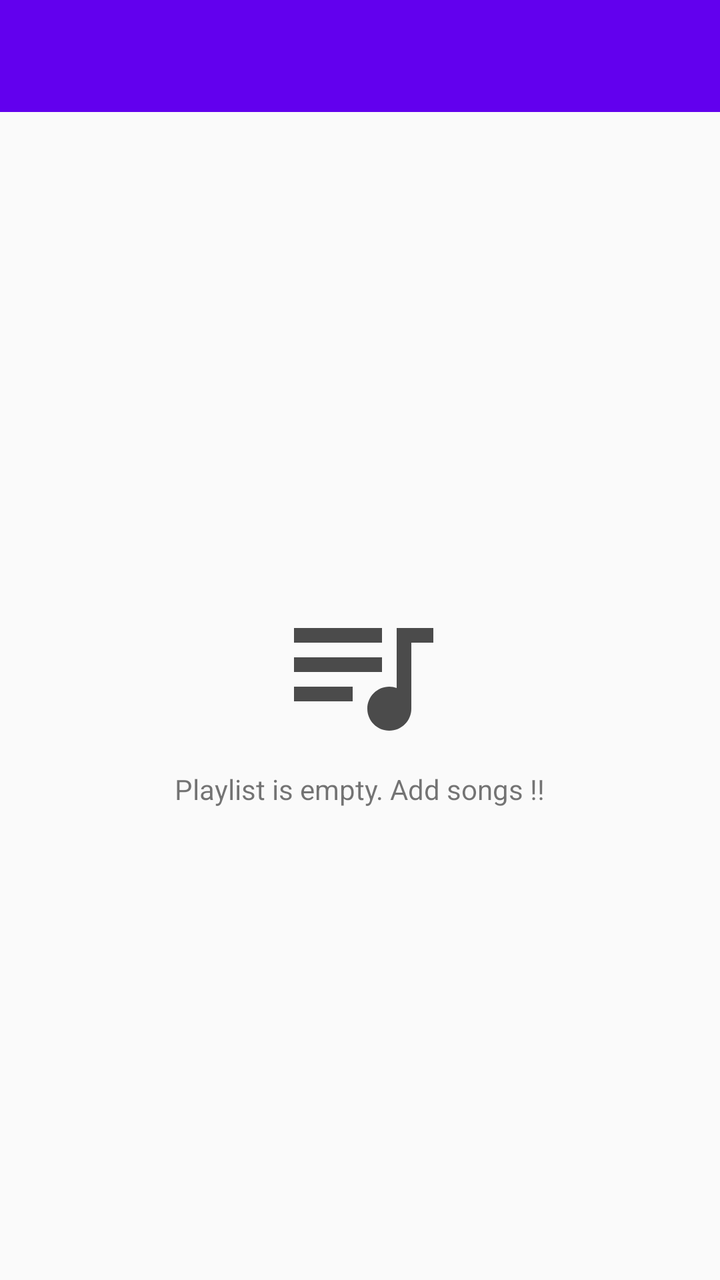
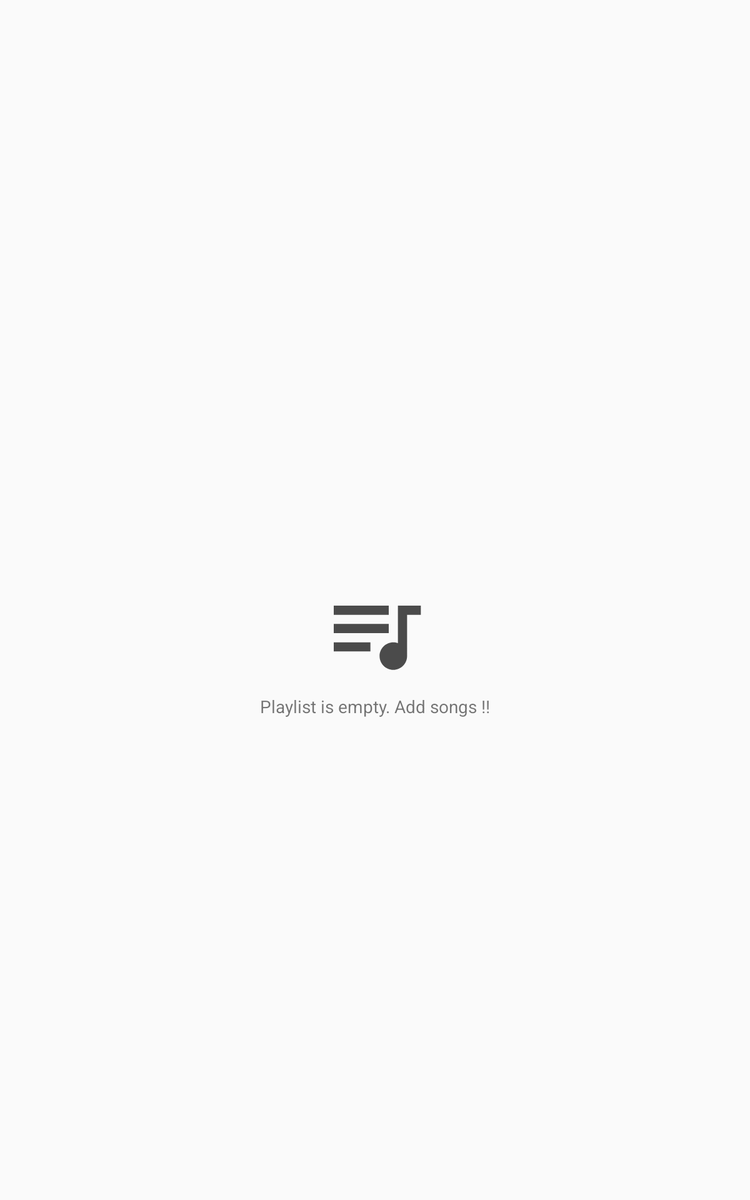

Compare how this app lays out the same screen by default and in its alternative resource folder. The renders come first, then the two layout files and the values they reference.
<!-- AndroidManifest.xml: application theme AppTheme -->
<!-- res/layout/fragment_songs_list.xml -->
<LinearLayout xmlns:android="http://schemas.android.com/apk/res/android"
    xmlns:app="http://schemas.android.com/apk/res-auto"
    xmlns:tools="http://schemas.android.com/tools"
    android:layout_width="match_parent"
    android:layout_height="match_parent"
    android:orientation="vertical"
    tools:context="com.raj.coding.musicplaylist.Activities.ActivitySongList.SongsListFragment">

    <include
        android:id="@+id/tool_bar"
        layout="@layout/toolbar" />

    <FrameLayout
        android:id="@+id/frame_recycler_layout"
        android:layout_width="match_parent"
        android:layout_height="match_parent">

        <android.support.v7.widget.RecyclerView
            android:id="@+id/recycler_view_song"
            android:layout_width="match_parent"
            android:layout_height="match_parent"
            app:layoutManager="LinearLayoutManager" />

        <TextView
            android:id="@+id/empty_songs_image"
            android:layout_width="wrap_content"
            android:layout_height="wrap_content"
            android:layout_gravity="center"
            android:contentDescription="@string/playlist"
            android:drawablePadding="@dimen/five_dp"
            android:drawableTop="@drawable/ic_queue_music_black_24dp"
            android:text="@string/playlist_empty" />
    </FrameLayout>


</LinearLayout>
<!-- res/layout/toolbar.xml (included above) -->
<android.support.design.widget.AppBarLayout xmlns:android="http://schemas.android.com/apk/res/android"
    xmlns:app="http://schemas.android.com/apk/res-auto"
    android:layout_width="match_parent"
    android:layout_height="wrap_content"
    android:theme="@style/AppTheme.AppBarOverlay">

    <android.support.v7.widget.Toolbar
        android:id="@+id/toolbar"
        android:layout_width="match_parent"
        android:layout_height="?attr/actionBarSize"
        android:background="?attr/colorPrimary"
        app:popupTheme="@style/AppTheme.PopupOverlay" />

</android.support.design.widget.AppBarLayout>
<!-- resources referenced by this layout -->
<resources>
  <dimen name="five_dp">5dp</dimen>
  <!-- drawable ic_queue_music_black_24dp (drawable) -->
  <vector xmlns:android="http://schemas.android.com/apk/res/android"
          android:width="88dp"
          android:height="88dp"
          android:viewportWidth="24.0"
          android:viewportHeight="24.0">
      <path
          android:fillColor="#B3000000"
          android:pathData="M15,6L3,6v2h12L15,6zM15,10L3,10v2h12v-2zM3,16h8v-2L3,14v2zM17,6v8.18c-0.31,-0.11 -0.65,-0.18 -1,-0.18 -1.66,0 -3,1.34 -3,3s1.34,3 3,3 3,-1.34 3,-3L19,8h3L22,6h-5z"/>
  </vector>
  <string name="playlist">Playlist</string>
  <string name="playlist_empty">Playlist is empty. Add songs !!</string>
  <style name="AppTheme.AppBarOverlay" parent="ThemeOverlay.AppCompat.Dark.ActionBar" />
  <style name="AppTheme.PopupOverlay" parent="ThemeOverlay.AppCompat.Light" />
  <style name="AppTheme" parent="Theme.AppCompat.Light.NoActionBar">
          
          <item name="colorPrimary">@color/colorPrimary</item>
          <item name="colorPrimaryDark">@color/colorPrimaryDark</item>
          <item name="colorAccent">@color/colorAccent</item>
      </style>
</resources>
<!-- res/layout-sw600dp/fragment_songs_list.xml (the repository's variant of the layout above) -->
<!-- drawn on a 7-inch tablet held upright -->
<android.support.constraint.ConstraintLayout xmlns:android="http://schemas.android.com/apk/res/android"
    xmlns:app="http://schemas.android.com/apk/res-auto"
    xmlns:tools="http://schemas.android.com/tools"
    android:layout_width="match_parent"
    android:layout_height="match_parent"
    android:orientation="vertical"
    tools:context="com.raj.coding.musicplaylist.Activities.ActivitySongList.SongsListFragment">

    <TextView
        android:id="@+id/tv_playlist_name"
        style="@style/TextAppearance.AppCompat.Display2"
        android:layout_width="wrap_content"
        android:layout_height="wrap_content"
        android:layout_marginLeft="@dimen/zero_dp"
        android:layout_marginStart="@dimen/zero_dp"
        android:layout_marginTop="@dimen/zero_dp"
        android:padding="@dimen/sixteen_dp"
        app:layout_constraintLeft_toLeftOf="parent"
        app:layout_constraintTop_toTopOf="parent" />

    <android.support.design.widget.FloatingActionButton
        android:id="@+id/fab_songs"
        android:layout_width="wrap_content"
        android:layout_height="wrap_content"
        android:layout_gravity="center|end"
        android:layout_marginBottom="@dimen/sixteen_dp"
        android:layout_marginEnd="@dimen/sixteen_dp"
        android:layout_marginRight="@dimen/sixteen_dp"
        android:layout_marginTop="@dimen/sixteen_dp"
        android:src="@drawable/ic_add_white_24px"
        app:layout_constraintBottom_toTopOf="@+id/tv_playlist_name"
        app:layout_constraintRight_toRightOf="parent"
        app:layout_constraintTop_toBottomOf="@+id/tv_playlist_name" />


    <TextView
        android:id="@+id/empty_songs_image"
        android:layout_width="wrap_content"
        android:layout_height="wrap_content"
        android:layout_gravity="center"
        android:contentDescription="@string/playlist"
        android:drawablePadding="@dimen/five_dp"
        android:drawableTop="@drawable/ic_queue_music_black_24dp"
        android:text="@string/playlist_empty"
        app:layout_constraintBottom_toBottomOf="@+id/recycler_view_song"
        app:layout_constraintRight_toRightOf="@+id/recycler_view_song"
        app:layout_constraintTop_toBottomOf="@+id/tv_playlist_name"
        app:layout_constraintLeft_toLeftOf="parent" />

    <android.support.v7.widget.RecyclerView
        android:id="@+id/recycler_view_song"
        android:layout_width="@dimen/zero_dp"
        android:layout_height="@dimen/zero_dp"
        android:layout_marginBottom="@dimen/sixteen_dp"
        android:layout_marginEnd="@dimen/zero_dp"
        android:layout_marginLeft="@dimen/zero_dp"
        android:layout_marginRight="@dimen/zero_dp"
        android:layout_marginStart="@dimen/zero_dp"
        android:layout_marginTop="@dimen/sixteen_dp"
        app:layoutManager="LinearLayoutManager"
        app:layout_constraintBottom_toBottomOf="parent"
        app:layout_constraintHorizontal_bias="0.0"
        app:layout_constraintLeft_toLeftOf="parent"
        app:layout_constraintRight_toRightOf="parent"
        app:layout_constraintTop_toBottomOf="@+id/tv_playlist_name"
        app:layout_constraintVertical_bias="0.0" />

</android.support.constraint.ConstraintLayout>
<!-- resources referenced by the variant -->
<!-- as a 7-inch tablet held upright resolves them -->
<resources>
  <dimen name="five_dp">5dp</dimen>
  <dimen name="sixteen_dp">16dp</dimen>
  <dimen name="zero_dp">0dp</dimen>
  <!-- drawable ic_queue_music_black_24dp (drawable) -->
  <vector xmlns:android="http://schemas.android.com/apk/res/android"
          android:width="88dp"
          android:height="88dp"
          android:viewportWidth="24.0"
          android:viewportHeight="24.0">
      <path
          android:fillColor="#B3000000"
          android:pathData="M15,6L3,6v2h12L15,6zM15,10L3,10v2h12v-2zM3,16h8v-2L3,14v2zM17,6v8.18c-0.31,-0.11 -0.65,-0.18 -1,-0.18 -1.66,0 -3,1.34 -3,3s1.34,3 3,3 3,-1.34 3,-3L19,8h3L22,6h-5z"/>
  </vector>
  <string name="playlist">Playlist</string>
  <string name="playlist_empty">Playlist is empty. Add songs !!</string>
  <style name="AppTheme" parent="Theme.AppCompat.Light.NoActionBar">
          
          <item name="colorPrimary">@color/colorPrimary</item>
          <item name="colorPrimaryDark">@color/colorPrimaryDark</item>
          <item name="colorAccent">@color/colorAccent</item>
      </style>
</resources>
